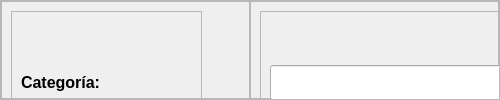
                           <widget class="QFrame" name="frmDatosDer">
                            <property name="minimumSize">
                             <size>
                              <width>500</width>
                              <height>0</height>
                             </size>
                            </property>
                            <property name="frameShape">
                             <enum>QFrame::StyledPanel</enum>
                            </property>
                            <property name="frameShadow">
                             <enum>QFrame::Raised</enum>
                            </property>
                            <layout class="QHBoxLayout" name="horizontalLayout_8">
                             <property name="spacing">
                              <number>0</number>
                             </property>
                             <property name="leftMargin">
                              <number>0</number>
                             </property>
                             <property name="topMargin">
                              <number>0</number>
                             </property>
                             <property name="rightMargin">
                              <number>0</number>
                             </property>
                             <property name="bottomMargin">
                              <number>0</number>
                             </property>
                             <item>
                              <widget class="QFrame" name="frame_12">
                               <property name="maximumSize">
                                <size>
                                 <width>16777215</width>
                                 <height>500</height>
                                </size>
                               </property>
                               <property name="frameShape">
                                <enum>QFrame::StyledPanel</enum>
                               </property>
                               <property name="frameShadow">
                                <enum>QFrame::Raised</enum>
                               </property>
                               <widget class="QFrame" name="frame_4">
                                <property name="geometry">
                                 <rect>
                                  <x>10</x>
                                  <y>10</y>
                                  <width>191</width>
                                  <height>220</height>
                                 </rect>
                                </property>
                                <property name="frameShape">
                                 <enum>QFrame::StyledPanel</enum>
                                </property>
                                <property name="frameShadow">
                                 <enum>QFrame::Raised</enum>
                                </property>
                                <layout class="QVBoxLayout" name="verticalLayout_38">
                                 <item>
                                  <spacer name="verticalSpacer_17">
                                   <property name="orientation">
                                    <enum>Qt::Vertical</enum>
                                   </property>
                                   <property name="sizeHint" stdset="0">
                                    <size>
                                     <width>20</width>
                                     <height>40</height>
                                    </size>
                                   </property>
                                  </spacer>
                                 </item>
                                 <item>
                                  <widget class="QLabel" name="label_26">
                                   <property name="font">
                                    <font>
                                     <family>MS Sans Serif</family>
                                     <pointsize>12</pointsize>
                                     <weight>75</weight>
                                     <bold>true</bold>
                                    </font>
                                   </property>
                                   <property name="text">
                                    <string>Categoría: </string>
                                   </property>
                                  </widget>
                                 </item>
                                 <item>
                                  <spacer name="verticalSpacer_19">
                                   <property name="orientation">
                                    <enum>Qt::Vertical</enum>
                                   </property>
                                   <property name="sizeHint" stdset="0">
                                    <size>
                                     <width>20</width>
                                     <height>40</height>
                                    </size>
                                   </property>
                                  </spacer>
                                 </item>
                                 <item>
                                  <widget class="QLabel" name="label_27">
                                   <property name="font">
                                    <font>
                                     <family>MS Sans Serif</family>
                                     <pointsize>12</pointsize>
                                     <weight>75</weight>
                                     <bold>true</bold>
                                    </font>
                                   </property>
                                   <property name="text">
                                    <string>Contenido Neto: </string>
                                   </property>
                                  </widget>
                                 </item>
                                 <item>
                                  <spacer name="verticalSpacer_18">
                                   <property name="orientation">
                                    <enum>Qt::Vertical</enum>
                                   </property>
                                   <property name="sizeHint" stdset="0">
                                    <size>
                                     <width>20</width>
                                     <height>40</height>
                                    </size>
                                   </property>
                                  </spacer>
                                 </item>
                                </layout>
                               </widget>
                               <widget class="QFrame" name="frame_6">
                                <property name="geometry">
                                 <rect>
                                  <x>10</x>
                                  <y>240</y>
                                  <width>191</width>
                                  <height>151</height>
                                 </rect>
                                </property>
                                <property name="frameShape">
                                 <enum>QFrame::StyledPanel</enum>
                                </property>
                                <property name="frameShadow">
                                 <enum>QFrame::Raised</enum>
                                </property>
                                <layout class="QVBoxLayout" name="verticalLayout_39">
                                 <item>
                                  <widget class="QLabel" name="label_28">
                                   <property name="font">
                                    <font>
                                     <family>MS Sans Serif</family>
                                     <pointsize>12</pointsize>
                                     <weight>75</weight>
                                     <bold>true</bold>
                                    </font>
                                   </property>
                                   <property name="text">
                                    <string>Compuesto: </string>
                                   </property>
                                  </widget>
                                 </item>
                                 <item>
                                  <spacer name="verticalSpacer_24">
                                   <property name="orientation">
                                    <enum>Qt::Vertical</enum>
                                   </property>
                                   <property name="sizeHint" stdset="0">
                                    <size>
                                     <width>20</width>
                                     <height>40</height>
                                    </size>
                                   </property>
                                  </spacer>
                                 </item>
                                </layout>
                               </widget>
                              </widget>
                             </item>
                             <item>
                              <widget class="QFrame" name="frame_13">
                               <property name="maximumSize">
                                <size>
                                 <width>16777215</width>
                                 <height>500</height>
                                </size>
                               </property>
                               <property name="frameShape">
                                <enum>QFrame::StyledPanel</enum>
                               </property>
                               <property name="frameShadow">
                                <enum>QFrame::Raised</enum>
                               </property>
                               <widget class="QFrame" name="frame_5">
                                <property name="geometry">
                                 <rect>
                                  <x>10</x>
                                  <y>10</y>
                                  <width>261</width>
                                  <height>228</height>
                                 </rect>
                                </property>
                                <property name="frameShape">
                                 <enum>QFrame::StyledPanel</enum>
                                </property>
                                <property name="frameShadow">
                                 <enum>QFrame::Raised</enum>
                                </property>
                                <layout class="QVBoxLayout" name="verticalLayout_40">
                                 <item>
                                  <spacer name="verticalSpacer_20">
                                   <property name="orientation">
                                    <enum>Qt::Vertical</enum>
                                   </property>
                                   <property name="sizeHint" stdset="0">
                                    <size>
                                     <width>20</width>
                                     <height>34</height>
                                    </size>
                                   </property>
                                  </spacer>
                                 </item>
                                 <item>
                                  <widget class="QLineEdit" name="lineEdit_6">
                                   <property name="minimumSize">
                                    <size>
                                     <width>0</width>
                                     <height>35</height>
                                    </size>
                                   </property>
                                   <property name="font">
                                    <font>
                                     <family>Lucida Sans</family>
                                     <pointsize>12</pointsize>
                                    </font>
                                   </property>
                                  </widget>
                                 </item>
                                 <item>
                                  <spacer name="verticalSpacer_23">
                                   <property name="orientation">
                                    <enum>Qt::Vertical</enum>
                                   </property>
                                   <property name="sizeHint" stdset="0">
                                    <size>
                                     <width>20</width>
                                     <height>32</height>
                                    </size>
                                   </property>
                                  </spacer>
                                 </item>
                                 <item>
                                  <widget class="QLineEdit" name="lineEdit_5">
                                   <property name="minimumSize">
                                    <size>
                                     <width>0</width>
                                     <height>35</height>
                                    </size>
                                   </property>
                                   <property name="font">
                                    <font>
                                     <family>Lucida Sans</family>
                                     <pointsize>12</pointsize>
                                    </font>
                                   </property>
                                  </widget>
                                 </item>
                                 <item>
                                  <spacer name="verticalSpacer_21">
                                   <property name="orientation">
                                    <enum>Qt::Vertical</enum>
                                   </property>
                                   <property name="sizeHint" stdset="0">
                                    <size>
                                     <width>20</width>
                                     <height>31</height>
                                    </size>
                                   </property>
                                  </spacer>
                                 </item>
                                </layout>
                               </widget>
                               <widget class="QFrame" name="frame_7">
                                <property name="geometry">
                                 <rect>
                                  <x>10</x>
                                  <y>250</y>
                                  <width>260</width>
                                  <height>141</height>
                                 </rect>
                                </property>
                                <property name="minimumSize">
                                 <size>
                                  <width>260</width>
                                  <height>0</height>
                                 </size>
                                </property>
                                <property name="maximumSize">
                                 <size>
                                  <width>240</width>
                                  <height>141</height>
                                 </size>
                                </property>
                                <property name="frameShape">
                                 <enum>QFrame::StyledPanel</enum>
                                </property>
                                <property name="frameShadow">
                                 <enum>QFrame::Raised</enum>
                                </property>
                                <layout class="QVBoxLayout" name="verticalLayout_41">
                                 <item>
                                  <widget class="QTextEdit" name="textEdit">
                                   <property name="minimumSize">
                                    <size>
                                     <width>0</width>
                                     <height>0</height>
                                    </size>
                                   </property>
                                   <property name="maximumSize">
                                    <size>
                                     <width>16777215</width>
                                     <height>80</height>
                                    </size>
                                   </property>
                                   <property name="font">
                                    <font>
                                     <family>Lucida Sans</family>
                                     <pointsize>12</pointsize>
                                    </font>
                                   </property>
                                  </widget>
                                 </item>
                                 <item>
                                  <spacer name="verticalSpacer_22">
                                   <property name="orientation">
                                    <enum>Qt::Vertical</enum>
                                   </property>
                                   <property name="sizeHint" stdset="0">
                                    <size>
                                     <width>20</width>
                                     <height>40</height>
                                    </size>
                                   </property>
                                  </spacer>
                                 </item>
                                </layout>
                               </widget>
                              </widget>
                             </item>
                            </layout>
                           </widget>
